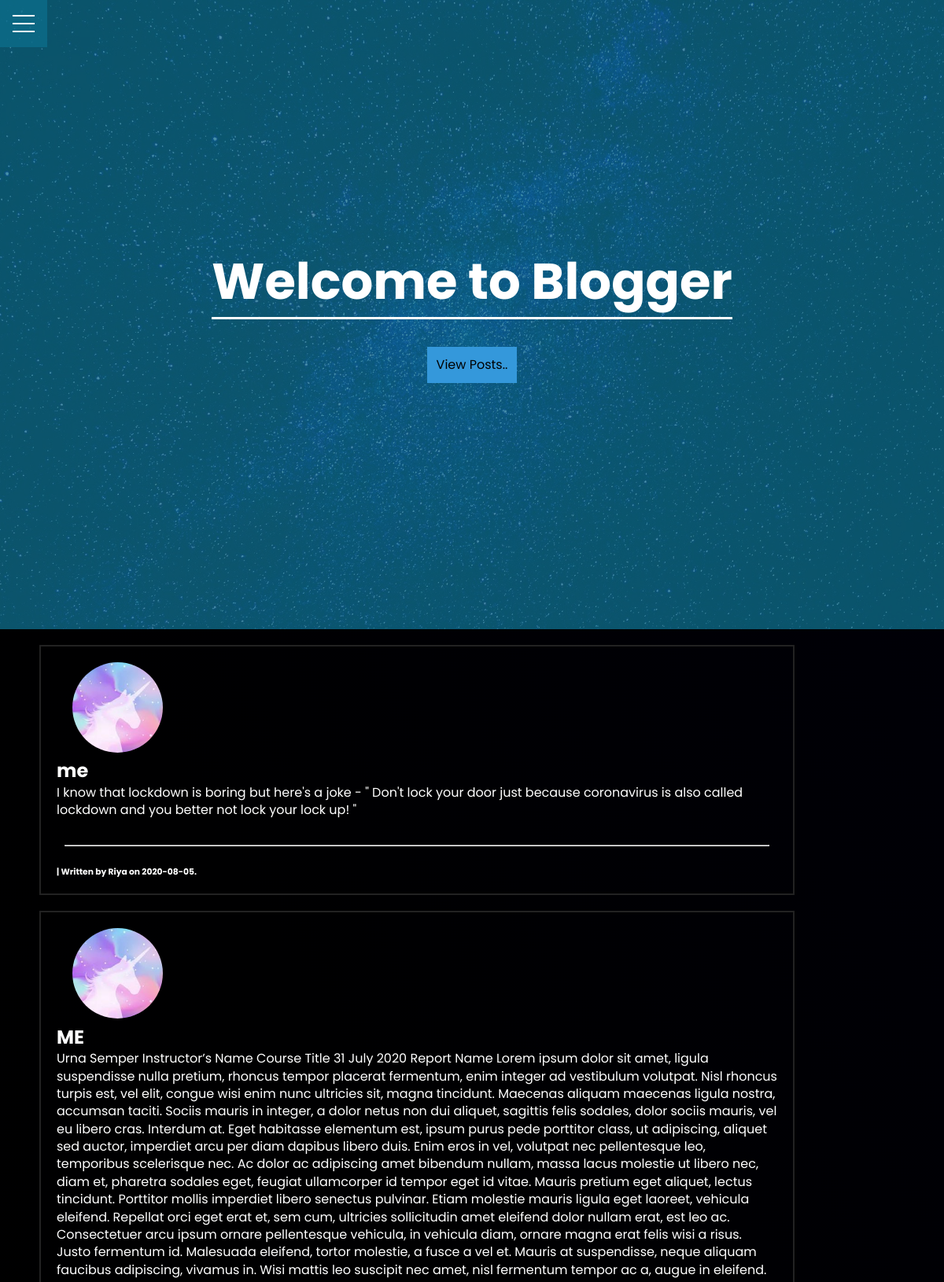
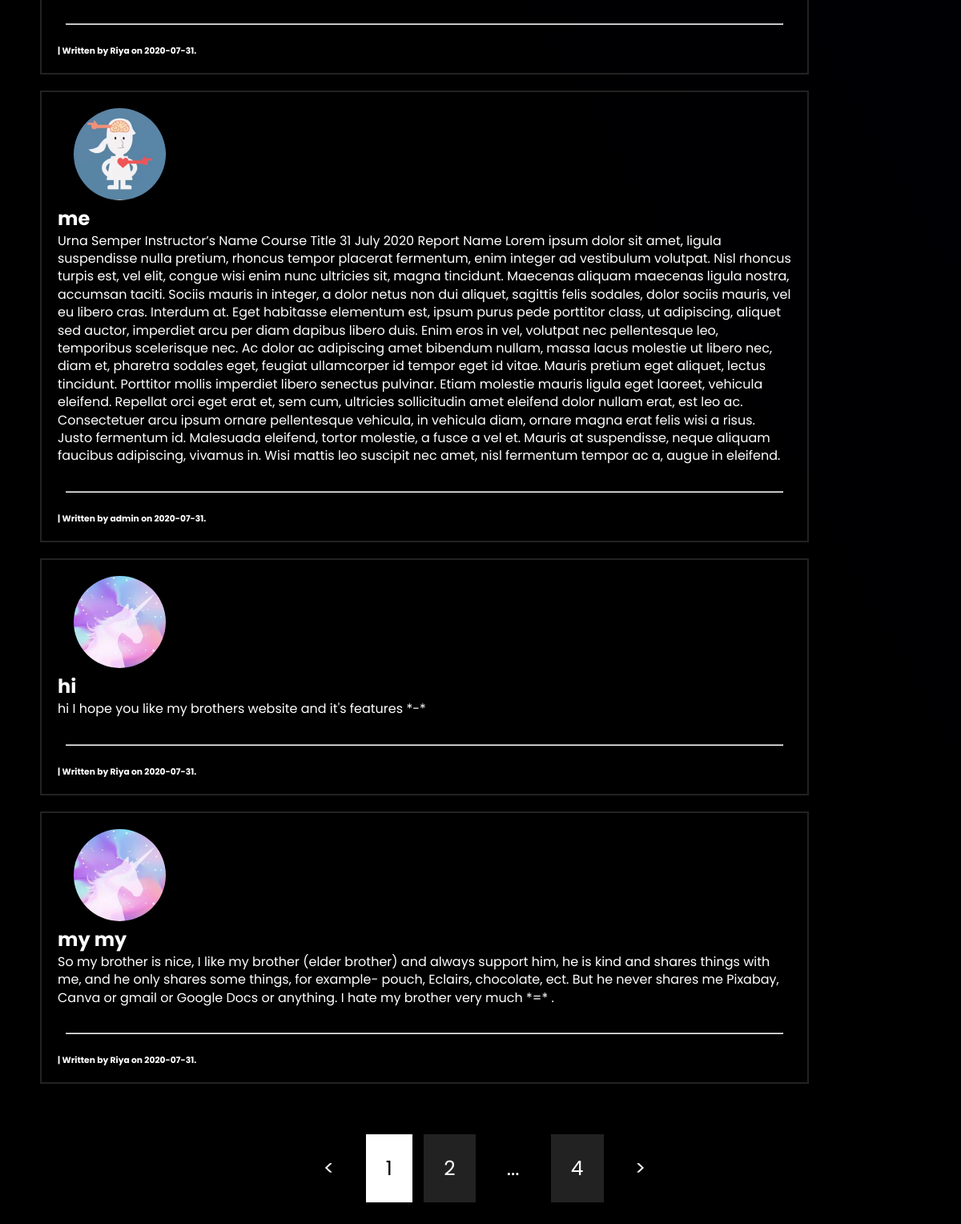
Page /home on the earlier database version (2 pictures, top to bottom).
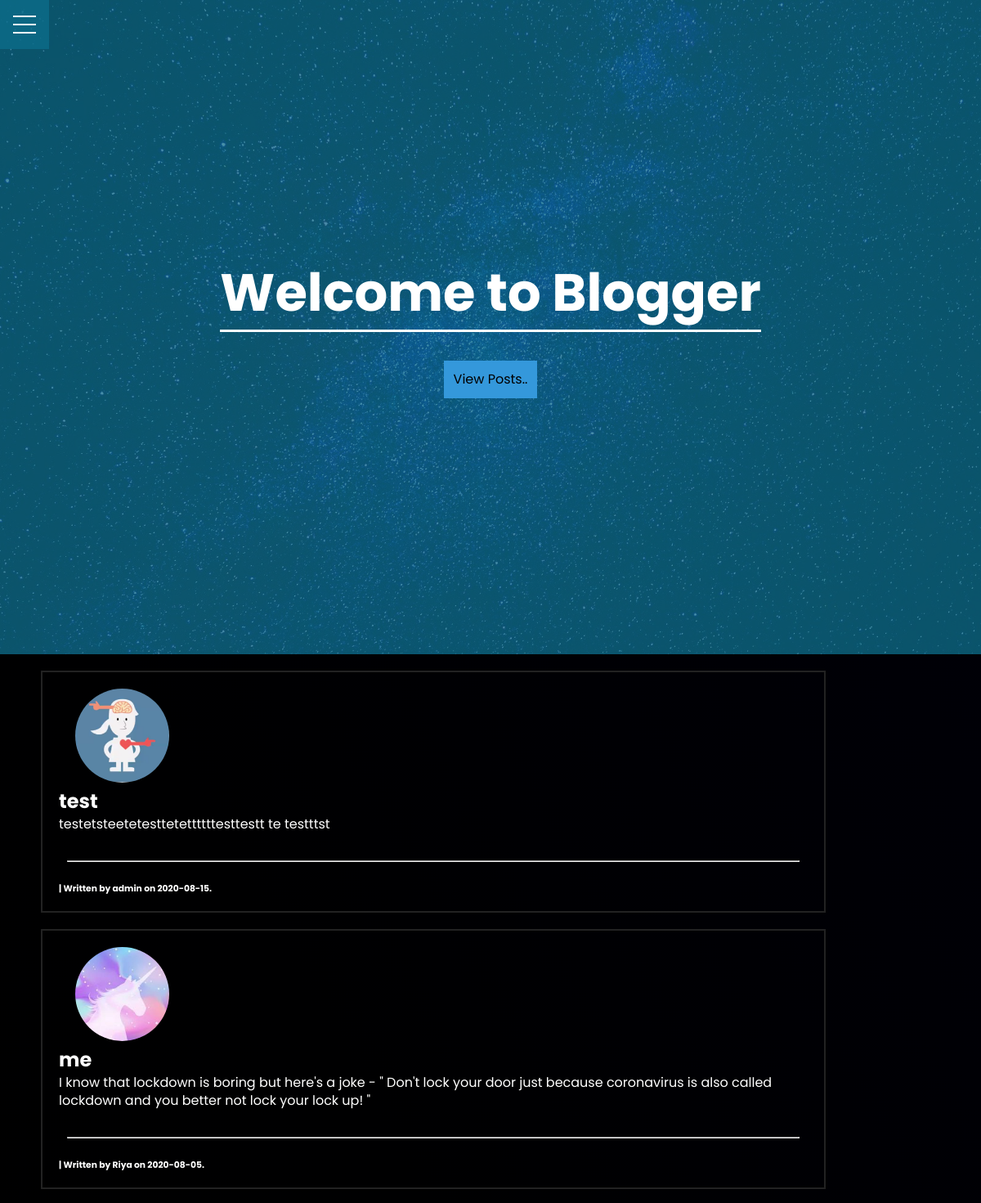
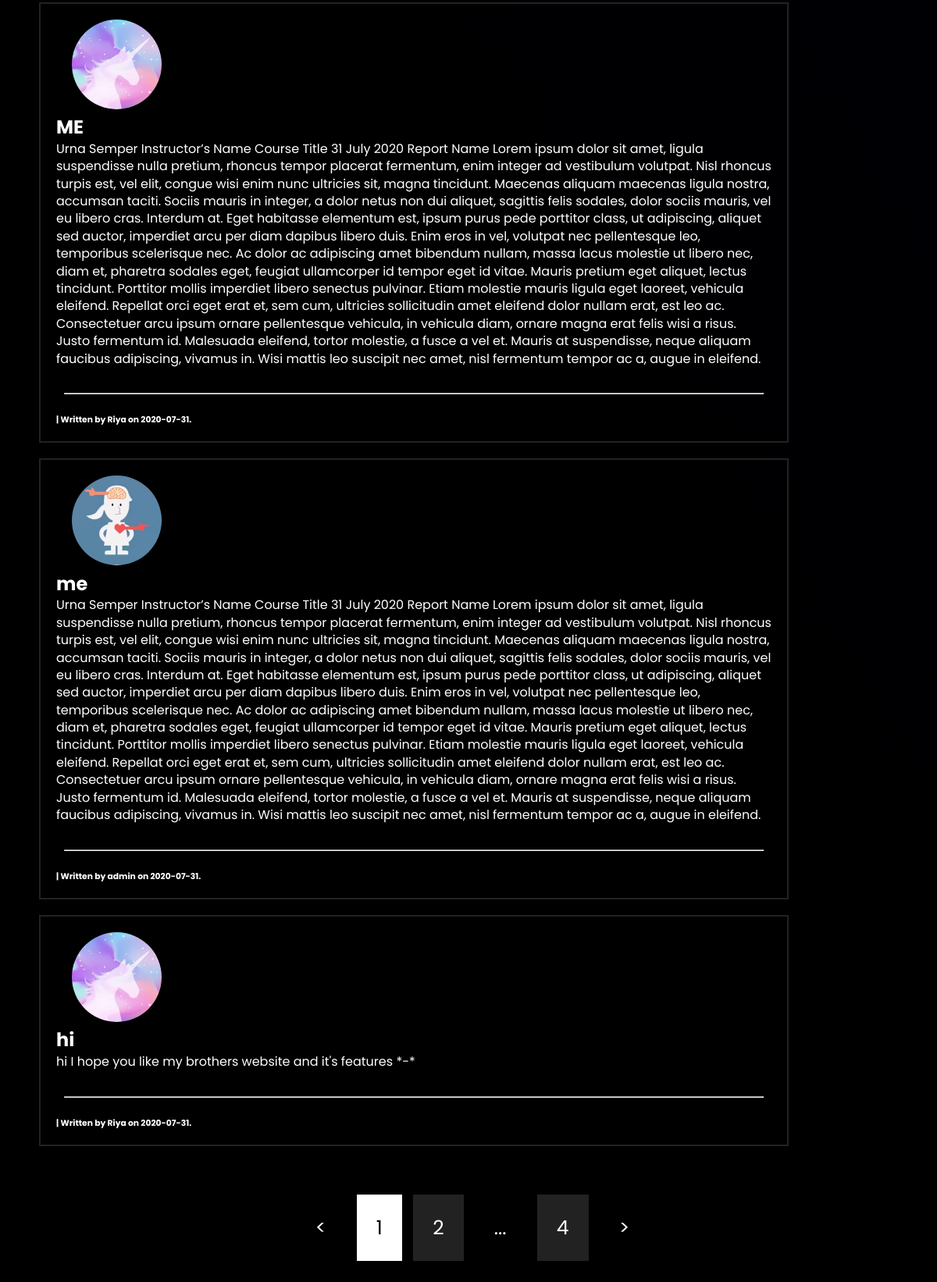
Same page on the later database version (2 pictures, top to bottom).
### flaskblog/models.py (models this page shows, shortened)
class Post(db.Model):
    id = db.Column(db.Integer, primary_key=True)
    title = db.Column(db.String(), nullable=False)
    date_posted = db.Column(db.DateTime, nullable=False, default=datetime.utcnow)
    content = db.Column(db.Text, nullable=False)
    user_id = db.Column(db.Integer, db.ForeignKey('user.id'), nullable=False)

class User(db.Model, UserMixin):
    id = db.Column(db.Integer, primary_key=True, unique=True)
    username = db.Column(db.String(20), unique=True, nullable=False)
    email = db.Column(db.String(120), unique=True, nullable=False)
    image_file = db.Column(db.String(20), nullable=False, default='default.jpg')
    password = db.Column(db.String(60), nullable=False)
    posts = db.relationship('Post', backref='author', lazy=True)

### flaskblog/routes.py (the view)
@app.route("/")
@app.route("/home")
def home():
    page = request.args.get('page', 1, type=int)
    posts = Post.query.order_by(Post.date_posted.desc()).paginate(page=page, per_page=5)
    return render_template('index.html', posts=posts)

### flaskblog/templates/index.html (shortened to what this page needs)
{% extends "base.html" %}
{% block content %}
<div class="main">
    <header class="showcase">
        <div class="container showcase-inner">
            <h1>Welcome to Blogger</h1>
            <a href="#posts" class="viewpost-scroll">View Posts..</a>
        </div>
    </header>
    <div id="posts" class="main">
    {% for post in posts.items %}
        <article class="main">
            <a href="{{ url_for('post', post_id=post.id )}}"><img src="{{ url_for('static', filename='profile_pics/' + post.author.image_file) }}"
                    class="rounded-profile-pic"></a>
            <a href="{{ url_for('post', post_id=post.id )}}" class="post-title"><h2>{{ post.title }}</h2> </a>
            <div class="post-content">{{ post.content }}</div>
            <br>
            <hr>
            <a href="{{ url_for('user_post', username=post.author.username) }}" class="post-author"><h6>| Written by {{ post.author.username }} on {{ post.date_posted.strftime('%Y-%m-%d') }}.
            </h6></a>
        </article>
    {% endfor %}
    <br><br><br>
        <div class="pagination" id="pgn">
            <span class="dot"><</span>
            {% for page_num in posts.iter_pages(left_edge=1, right_edge=1, left_current=1, right_current=2) %}
                {% if page_num %}
                    {% if posts.page == page_num %}
                        <a href="#pgn" id="current-btn">{{ page_num }}</a>
                    {% else %}
                        <a class="pagination-btn" href="{{ url_for('home', page=page_num) }}">{{ page_num }}</a>
                    {% endif %}
                {% else %}
                    <span class="dot">...</span>
                {% endif %}
            {% endfor %}
            <span class="dot">></span>
        </div>
        <br><br><br><br><br><br><br><br>
    </div>
</div>
{% endblock content %}

### flaskblog/templates/base.html (shortened to what this page needs)
<!DOCTYPE html>
<html lang="en">
<head>
    <link rel="stylesheet" type="text/css" href=" {{url_for('static', filename='style.css')}} ">
    <link rel="stylesheet" href="https://cdnjs.cloudflare.com/ajax/libs/font-awesome/5.14.0/css/all.min.css" />
</head>
<body>
<div class="main">
    <nav>
    <div class="menu-wrap">
        <div class="hamburger"><div></div></div>
    </div>
    </nav>
    {% block content %}{% endblock content %}
</div>
</body>
</html>

### flaskblog/static/style.css (style rules this page uses)
* { margin: 0px 0px 0px 0px; padding: 0px 0px 0px 0px; box-sizing: border-box; font-family: Poppins, 'Poppins', sans-serif; text-decoration: none; }
body { background-color: black; background-image: linear-gradient(60deg, #000000, #000001, #000009); background-size: 100%; color: white; font-family: 'Poppins', Poppins, sans-serif; line-height: 1.4; }
html { scroll-behavior: smooth !important; }
:root { --primary-color: rgba(13, 110, 139, 0.75); --overlay-color: rgba(24, 39, 51, 0.85); --menu-speed: 0.75s; }
.container { max-width: 960px; margin: auto; overflow: hidden; padding: 0 3rem; }
.showcase { background-color: var(--primary-color); color: #fff; height: 100vh; position: relative; margin: 0px; padding: 0px; }
.showcase:before { content: ''; background: url('img/homepage-bg.jpg') no-repeat center center/cover; position: absolute; top: 0; left: 0; width: 100%; height: 100%; z-index: -1; }
.showcase .showcase-inner { display: flex; flex-direction: column; align-items: center; justify-content: center; text-align: center; height: 100%; }
.showcase h1 { font-size: 4rem; }
.menu-wrap { position: fixed; top: 0; left: 0; z-index: 1; }
.menu-wrap .hamburger { position: absolute; top: 0; left: 0; z-index: 1; width: 60px; height: 60px; padding: 1rem; background: var(--primary-color); display: flex; align-items: center; justify-content: center; }
.menu-wrap .hamburger > div { position: relative; width: 100%; height: 2px; background-color: white; display: flex; align-items: center; justify-content: center; transition: all 0.4s ease; }
.menu-wrap .hamburger > div:before, .menu-wrap .hamburger > div:after { content: ''; position: absolute; z-index: 1; top: -10px; width: 100%; height: 2px; background: inherit; }
.menu-wrap .hamburger > div:after { top: 10px; }
h1 { text-align: center; border-bottom: 3px solid white; margin-bottom: 35px; }
.viewpost-scroll { padding: 12px; border: none; background-color: #3498db; color: black; text-decoration: none; }
article { margin-left: 50px; margin-bottom: 20px; margin-top: 20px; border: 2px solid #222; padding: 20px; margin-right: 190px; }
.post-title { color: white; padding-bottom: 10px; border-bottom: 1px solid white; transition: 0.2s; }
.post-content { color: white; }
.rounded-profile-pic { border-radius: 50%; margin-left: 20px; width: 115px; height: 115px; }
.post-author { color: white; }
hr { margin: 10px; margin-bottom: 25px; }
.pagination { text-align: center; }
.pagination a, .pagination .dot { color: white; background-color: #222; padding: 25px; font-size: 25px; margin-top: 30px; margin-left: 10px; }
.pagination .dot { background-color: black; }
#current-btn { background-color: white; color: black; }

Differences in the rows shown:
no longer on this page (row unchanged): Post: image_file (picture), title "my my", content "So my brother is nice, I like my brother (elder brother) and always support him, he is kind and shares things with me, and he only shares some things, for example- pouch, Eclairs, chocolate, ect. But he never shares me Pixabay, Canva or gmail or Google Docs or anything. I hate my brother very much *=* .", author.username "Riya", date_posted "2020-07-31"
added Post: image_file (picture), title "test", content "testetsteetetesttetettttttesttestt te testttst", author.username "admin", date_posted "2020-08-15"
